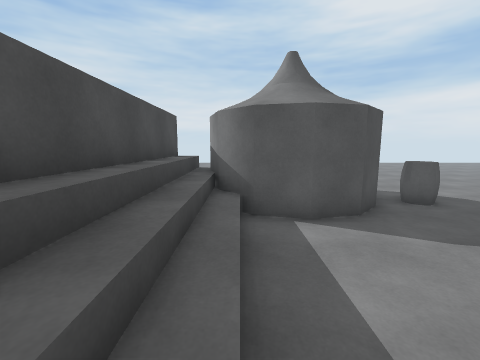
View 1 (above)

24 first-person views from a walk through a 3-D level made in the Unity game engine. The camera is 1.2 m above the floor, tilts 8° down and sees 90° across. The floor is counted in squares, 1 m on a side. Each view is taken from the middle of a square. On the plan, view 1 faces up. The plan holds only what a view shows up to about 12 squares ahead; the rest is blank. The place goes on beyond the plan. Some animated figures are not drawn. Surface patterns are stand-ins for the level's own textures.

View 2
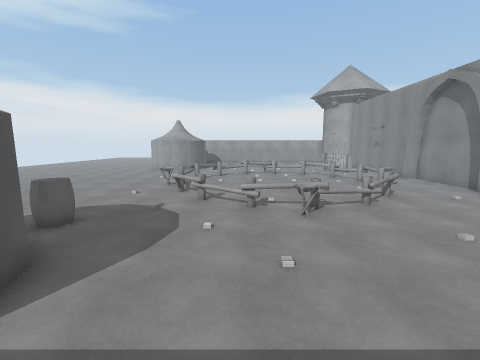

View 3
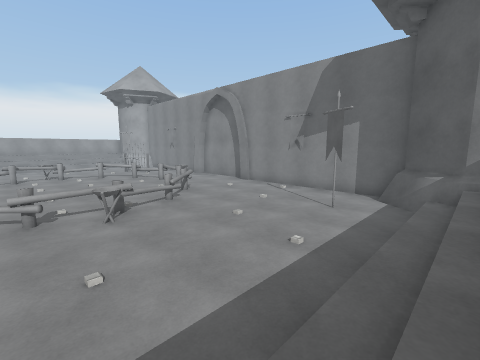

View 4
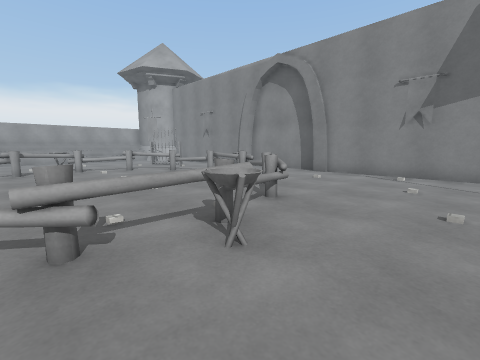

View 5
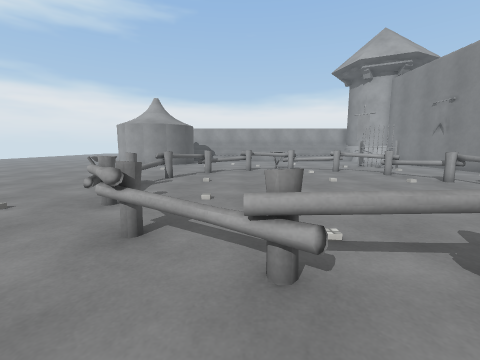

View 6
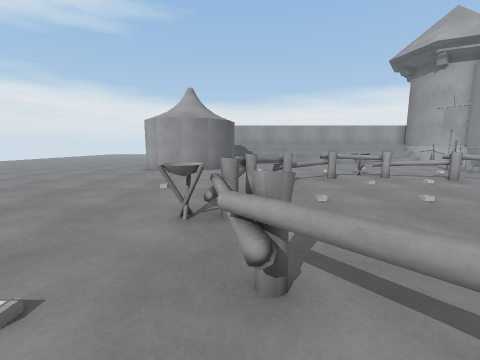

View 7
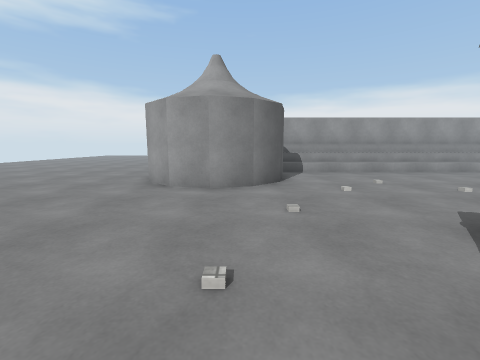

View 8
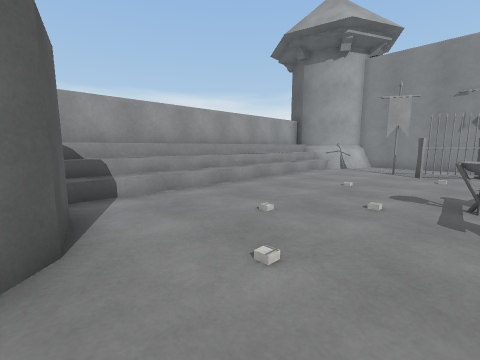

View 9
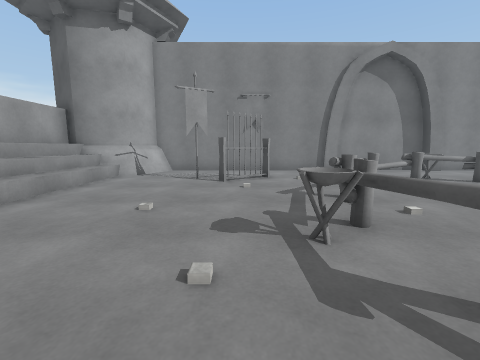

View 10
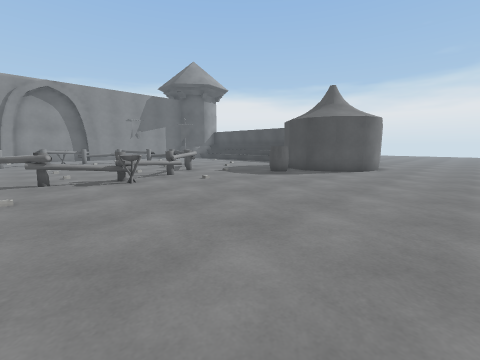

View 11
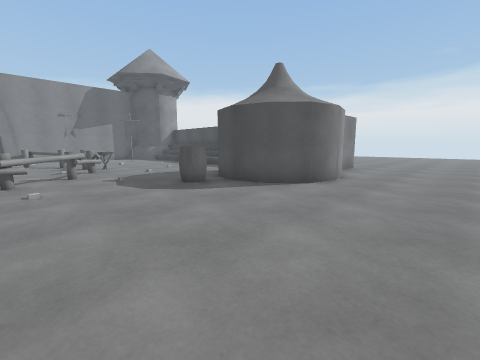

View 12
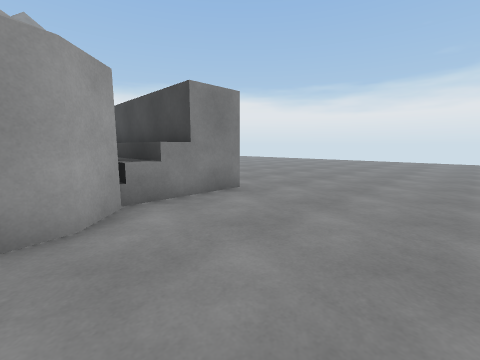

View 13
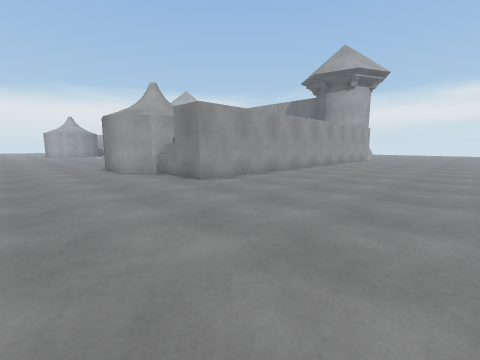

View 14
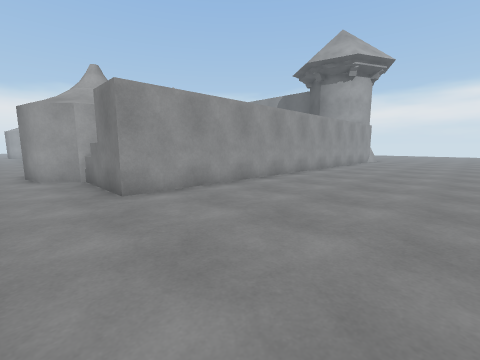

View 15
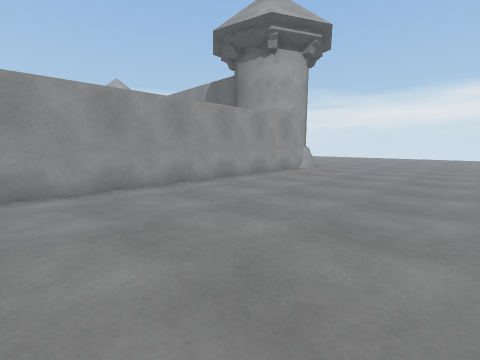

View 16
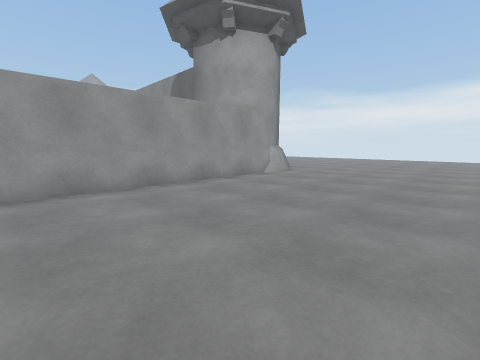

View 17
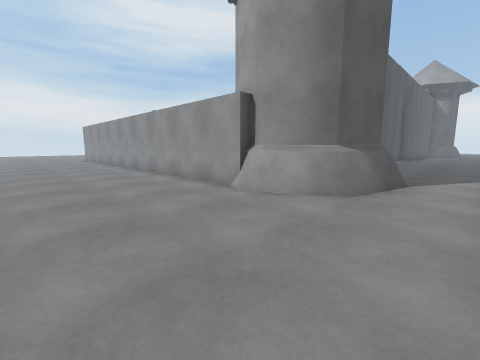

View 18
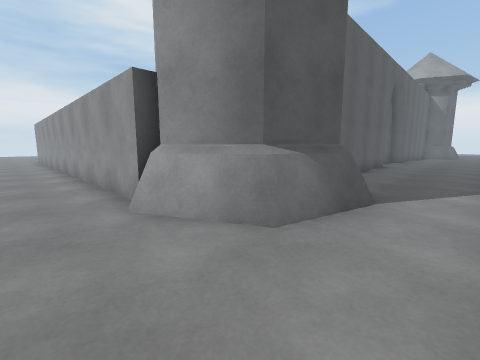

View 19
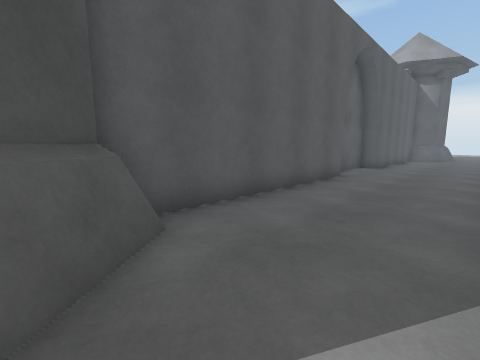

View 20
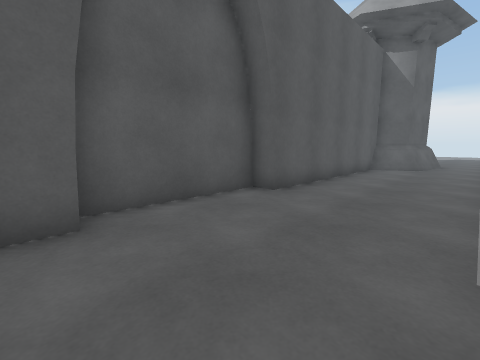

View 21
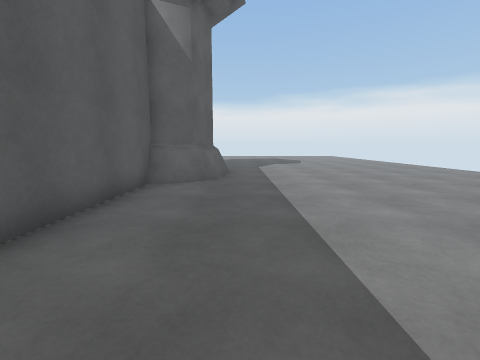

View 22
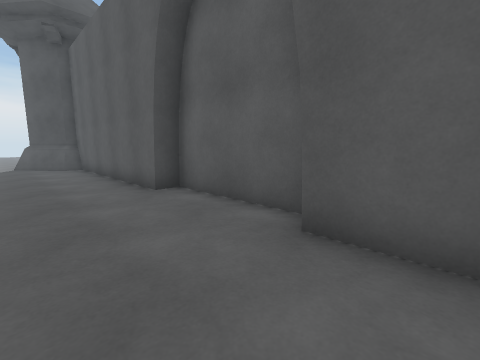

View 23
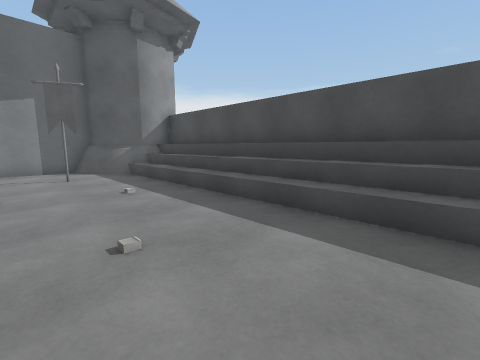

View 24
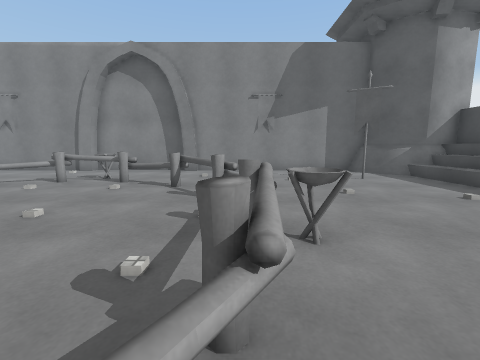

### Floor plan
Key: @ floor where view 1 was taken; # wall or solid block; x gap in a wall; . main floor; : floor 0.25 m higher than the main floor; / step, stairs or slope; = window, fence, low wall or low ledge; ^ raised ledge; T tent; B barrel; W tower.
Columns run from 11 left of view 1 to 26 right of it. Each row starts with its distance up from view 1.
 14 ........................... .........
 13 .....................................
 12 .....................................
 11 ....................................
 10 ...........####.................#
  9 .......#####  ##...............##
  8 .......# ^TT   #...............#    T
  7 .......# ^TT  ##BB.............##   T
  6 .......# ^/####........=........##
  5 .......# ^//......:..=x===........T//#
  4 .......# ^//.......=#.....#=.......//#
  3 .......# ^//.......=.......x.......//#
  2 .......# ^//......=.........=......//#
  1 .......# ^//......#.........#......//#
  0 .......# ^/@.....==.........==.....//#
 -1 .......# ^//......=.........x......//#
 -2 .......# ^//......x.........=......//#
 -3 .......# ^//......==.......==......//#
 -4 .......# ^//.......==.....==.......//#
 -5 .......# ^//........=xx=x==........//#
 -6 .......# ^//...........=.....###...//#
 -7 .......# ^#W....................../W##
 -8 .......#####W....:................W###
 -9 .......##   W#######################
-10 .......W##  W#########...#########W
-11 ........W###W.....................W#
-12 ........WWWW.......................WWW
-13 ......................................
-14 ......................................

Where each view was taken, in squares from view 1:
view 1: 0 up, 0 right, facing up
view 2: 2 up, 1 left, facing right
view 3: 2 up, 1 left, facing down-right
view 4: 2 up, 4 right, facing down-right
view 5: 2 up, 5 right, facing right
view 6: 5 up, 8 right, facing right
view 7: 7 up, 13 right, facing right
view 8: 6 up, 18 right, facing down-right
view 9: 3 up, 19 right, facing down
view 10: 14 up, 15 right, facing down-left
view 11: 14 up, 10 right, facing down-left
view 12: 14 up, 1 right, facing down-left
view 13: 14 up, 11 left, facing down-right
view 14: 11 up, 10 left, facing down-right
view 15: 3 up, 11 left, facing down-right
view 16: 0 up, 11 left, facing down-right
view 17: 14 down, 9 left, facing up-right
view 18: 14 down, 6 left, facing up-right
view 19: 14 down, 0 right, facing up-right
view 20: 14 down, 9 right, facing up-right
view 21: 13 down, 15 right, facing right
view 22: 13 down, 16 right, facing up-left
view 23: 4 up, 4 right, facing down-left
view 24: 3 up, 7 right, facing down
